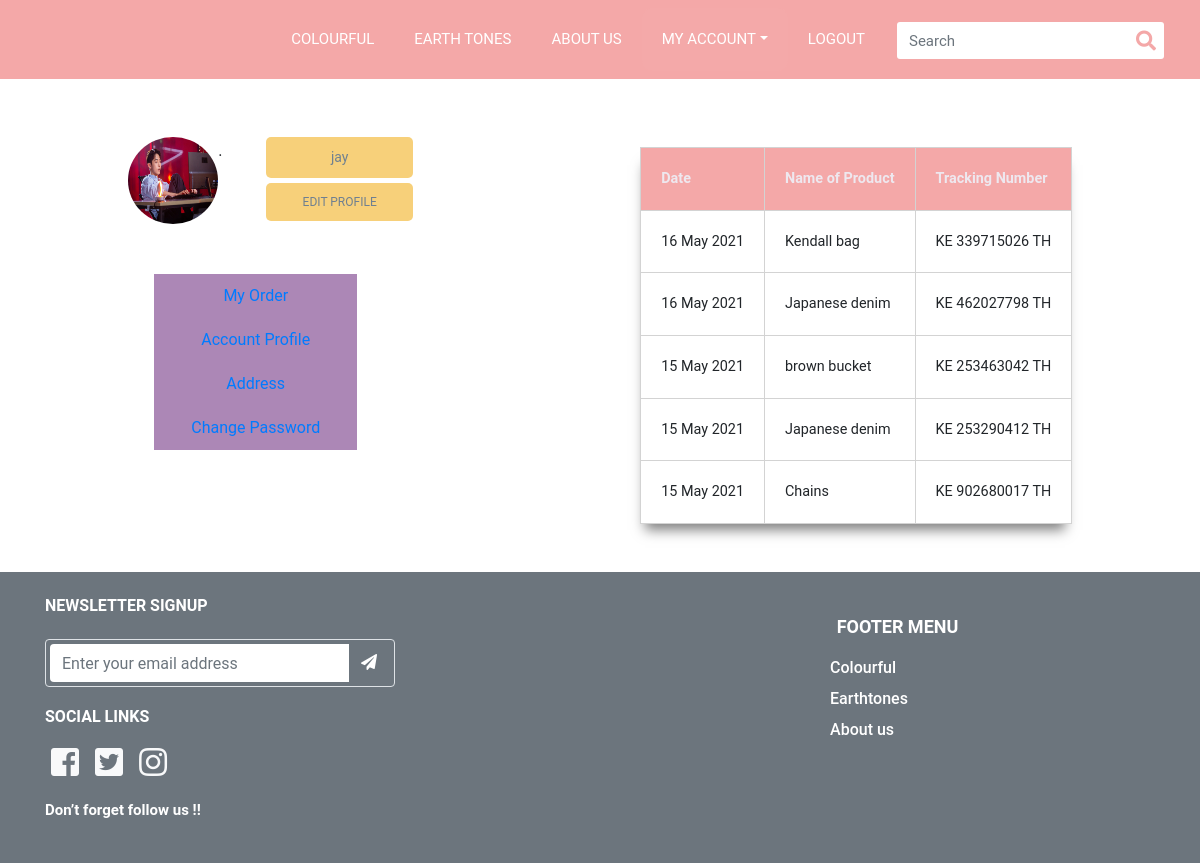
Page /Myorder (signed in) on the committed database.
### users/models.py (models this page shows, shortened)
class Profile(models.Model):
    user = models.OneToOneField(User, on_delete=models.CASCADE)
    phone_num = models.CharField(max_length=10,blank=True,null=True)
    image = models.ImageField(default='default.png', upload_to='profile_pices',blank=True,null=True)
    address = models.CharField(max_length=500,blank=True,null=True)

### item/models.py (models this page shows, shortened)
class itemHistory(models.Model):
    user = models.ForeignKey(User, on_delete=models.PROTECT)
    item = models.ForeignKey(Item, on_delete=models.PROTECT)
    date = models.DateTimeField(auto_now_add=True)
    trackNum = models.CharField(max_length=15)
    class Meta:
        verbose_name_plural = "ประวัติการสั่งซื้อ"

class Item(models.Model):
    name = models.CharField(max_length=300)
    detail = models.TextField(max_length=1000)
    slug = models.SlugField(unique=True,default=None)
    img = models.ImageField(default='default_item.png', upload_to='item_pics')
    amount = models.PositiveIntegerField(default=0)
    category = models.ForeignKey(Category, on_delete=models.PROTECT,default=None)
    price = models.PositiveIntegerField(default=0)
    hashtag = models.TextField(max_length=100,default=None)
    def __str__(self):
        return self.name
    class Meta:
        verbose_name_plural = "สินค้า"

### users/views.py (the view)
# urls.py: path('Myorder',views.Myorder,),
@login_required(login_url='Login')
def Myorder(request):
    tablehistory = itemHistory.objects.filter(user=request.user).order_by("-date")[:5]
    context = {'history' : tablehistory}
    return render(request,'Myorder.html',context=context,)

### template/Myorder.html (shortened to what this page needs)
{% load static %}
{% block content %}
<!DOCTYPE html>
<html lang="en">
<head>
    <link rel="stylesheet" href="{% static 'css/tracking.css' %}">
    <link rel="stylesheet" href="https://use.fontawesome.com/releases/v5.4.2/css/all.css">
    <link rel="stylesheet" href="https://cdn.jsdelivr.net/npm/bootstrap@4.6.0/dist/css/bootstrap.min.css">
</head>
<body>
    <nav class="navbar navbar-expand-custom navbar-mainbg">
        <a class="logo" href="/"><img
                alt=""></a>
        <div class="collapse navbar-collapse" id="navbarSupportedContent">
            <ul class="navbar-nav ml-auto">
                <li class="nav-item ">
                    <a class="nav-link" href="/List?category=Colourful">COLOURFUL</a>
                </li>
                <li class="nav-item">
                    <a class="nav-link" href="/List?category=Earthtones">EARTH TONES</a>
                </li>
                <li class="nav-item ">
                    <a class="nav-link" href="/Aboutus">ABOUT US</a>
                </li>
                {% if user.is_authenticated %}
                <li class="nav-item dropdown">
                    <a class="nav-link dropdown-toggle" id="dropdown2" data-toggle="dropdown" aria-haspopup="true"
                        aria-expanded="false">MY ACCOUNT</a>
                </li>
                <li class="nav-item">
                    <a class="nav-link" href="/Logout">LOGOUT</a>
                </li>
                {% endif %}
            </ul>
            <form class="form-inline " method="">
                <div class="input-group search-box">
                    <input type="text" style="margin-left: 12px; text-shadow: #535e67 2px;" class="form-control" placeholder="Search"
                    required="required" name="q">
                    <span class="input-group-btn">
                        <button class="btn" style="color: #F4A8A8;" type="submit"><i class="fas fa-search"></i></button>
                    </span>
                </div>
            </form>
        </div>
    </nav>
    <div class="container-fluid-lg">
        <div class="row">
            <div class="col-md-5">
                <div class="container">
                    <div class="row">
                        <div class="col-12">
                            <div class="container">
                                <div class="row">
                                    <div class="col-6">
                                        {% if user.profile.image.url %}
                                        <img class="img-user rounded-circle" style="width: 90px;" src=" {{ user.profile.image.url }}">.
                                        {% else %}
                                        <img class="img-user" src="{% static 'img/default.png' %}">.
                                        {% endif %}
                                    </div>
                                    <div class="col-6">
                                        <div class="btn-2" style="font-size: 14px;">
                                            {{ user.username }}
                                        </div>
                                        <a href="/UpdateProfile"><div class="btn-3" style="font-size: 12px;">
                                            EDIT PROFILE
                                        </div></a>
                                    </div>
                                </div>
                            </div>
                        </div>
                        <div class="col-12">
                            <div class="middle d-none d-lg-block">
                                <div class="group">
                                    <button type="button"><a href="/Myorder">My Order</a></button>
                                    <button type="button"><a href="/Accountprofile">Account Profile</a></button>
                                    <button type="button"><a href="/Address">Address</a></button>
                                    <button type="button"><a href="/Newpass">Change Password</a></button>
                                </div>
                            </div>
                        </div>
                    </div>
                </div>
            </div>
            <div class="col-md-7">
                <table>
                    <tr>
                        <th>Date</th>
                        <th>Name of Product</th>
                        <th>Tracking Number</th>
                    </tr>
                    {% if history %}
                    <tr>
                        {% for i in history %}
                        <td>{{ i.date |date:" d M Y"  }}</td>
                        <td>{{ i.item }}</td>
                        <td>{{ i.trackNum }}</td>
                    </tr>
                    {% endfor %}
                    {% endif %}
                </table>
            </div>
        </div>
    </div>
    <footer>
        <div class="jumbotron jumbotron-fluid bg-secondary p-4 mt-5 mb-0">
          <div class="container">
            <div class="row">
              <div class="col-lg-4 col-md-6 mb-lg-0">
                <h6 class="text-uppercase font-weight-bold mb-4">NEWSLETTER SIGNUP</h6>
                <div class="p-1 rounded border">
                  <div class="input-group">
                    <input type="email" placeholder="Enter your email address" aria-describedby="button-addon1"
                      class="form-control border-0 shadow-0">
                    <div class="input-group-append">
                      <button id="button-addon1" type="submit" class="btn btn-link"><i
                          class="fa fa-paper-plane"></i></button>
                    </div>
                  </div>
                </div>
                <h5 class="card-title text-white display-4" style="font-size:16px">SOCIAL LINKS</h5>
                <a class="text-light" href="#"><i class="fab fa-facebook-square fa-fw fa-2x"></i></a>
                <a class="text-light" href="#"><i class="fab fa-twitter-square fa-fw fa-2x"></i></a>
                <a class="text-light" href="#"><i class="fab fa-instagram fa-fw fa-2x"></i></a>
                <h5 class="card-title text-white display-4" style="font-size:15px">Don’t forget follow us !!</h5>
              </div>
              <div class="col-sm-8 col-md-6">
                <div class="footermenu">
                  <h5 class="card-title text-white display-4" style="font-size:18px">FOOTER MENU</h5>
                  <a class="text-light" href="/List?category=Colourful">
                    <h6 class="card-title text-white" style="font-size:16px">Colourful</h6>
                  </a>
                  <a class="text-light" href="/List?category=Earthones">
                    <h6 class="card-title text-white" style="font-size:16px">Earthtones</h6>
                  </a>
                  <a class="text-light" href="/Aboutus">
                    <h6 class="card-title text-white" style="font-size:16px">About us</h6>
                  </a>
                </div>
              </div>
            </div>
          </div>
        </div>
    </footer>
</body>
</html>
{% endblock content %}

### staticfile/css/tracking.css (style rules this page uses)
.navbar-mainbg { width: 100%; background-color: #F4A8A8; padding: 0px; }
#navbarSupportedContent { overflow: hidden; position: relative; }
#navbarSupportedContent ul li a { color: rgb(255, 255, 255); text-decoration: none; font-size: 15px; display: block; padding: 20px 20px; position: relative; }
.search-box { position: relative; height: 34px; margin-right: 20px; }
.search-box input { border: 0; border-radius: 3px !important; padding-right: 40px; font-size: 15px; }
.search-box .input-group-btn { position: absolute; right: 0; top: 0; z-index: 999; }
.search-box .input-group-btn button { background-color: transparent; border: 0; padding: 4px 8px; font-size: 20px; }
.navbar .dropdown-toggle, .navbar .dropdown-menu a { cursor: pointer; background-color: hsl(0, 78%, 81%); border-radius: 10px; }
@media (min-width: 992px) { .navbar-expand-custom { -ms-flex-flow: row nowrap; flex-flow: row nowrap; -ms-flex-pack: start; justify-content: flex-start; } }
@media (min-width: 992px) { .navbar-expand-custom .navbar-nav { -ms-flex-direction: row; flex-direction: row; } }
@media (min-width: 992px) { .navbar-expand-custom .navbar-collapse { display: -ms-flexbox!important; display: flex!important; -ms-flex-preferred-size: auto; flex-basis: auto; } }
* { margin: 0; padding: 0; box-sizing: border-box; font-family: 'Roboto', sans-serif; }
.middle { background: white; max-width: 360px; margin: 0 auto; height: auto; padding: 35px; padding-top: 50px; border-radius: 5px; position: relative; }
th, td { max-width: 300px; padding: 0 auto; height: auto; padding: 35px; padding-top: 50px; }
.btn-2 { background: #F7D07A; padding: 10px; text-align: center; color: slategrey; border-radius: 5px; cursor: pointer; margin: 2px; width: 75%; margin-left: 5%; margin-top: 30%; }
.btn-3 { background: #F7D07A; padding: 10px; text-align: center; color: slategrey; border-radius: 5px; cursor: pointer; margin: 2px; width: 75%; margin-left: 5%; margin-top: 5px; }
.img-user { width: 90px; height: 87px; margin-top: 30%; margin-left: 50%; }
table { border-collapse: collapse; margin: 0 auto; padding: 35px; height: auto; padding-top: 50px; font-size: 0.9em; box-shadow: -1px 12px 12px -6px rgba(0, 0, 0, 0.5); position: relative; margin-top: 10%; }
table, td, th { padding: 20px; border: 1px solid lightgray; border-collapse: collapse; }
th { background-color: #F4A8A8; color: #EEE8EF; }
.row h6 { color: white; }
.row h5 { margin-top: 20px; margin-bottom: 20px; font-weight: bold; }
.row button { color: white; margin-top: auto; margin-left: auto; }
.footermenu { margin-left: 75%; }
.footermenu h5 { text-align: center; }

### template/Myorder.html (style rules this page uses)
.group button { background-color: #AC87B6; border: 0px solid white; color: #FAFFA6; padding: 10px 24px; width: 70%; display: block; margin-left: 20%; }

### rows in the picture
itemHistory: date "16 May 2021", item "Kendall bag", trackNum "KE 339715026 TH"
itemHistory: date "16 May 2021", item "Japanese denim", trackNum "KE 462027798 TH"
itemHistory: date "15 May 2021", item "brown bucket", trackNum "KE 253463042 TH"
itemHistory: date "15 May 2021", item "Japanese denim", trackNum "KE 253290412 TH"
itemHistory: date "15 May 2021", item "Chains", trackNum "KE 902680017 TH"

### other values in the picture
{{ user.username }} "jay"
